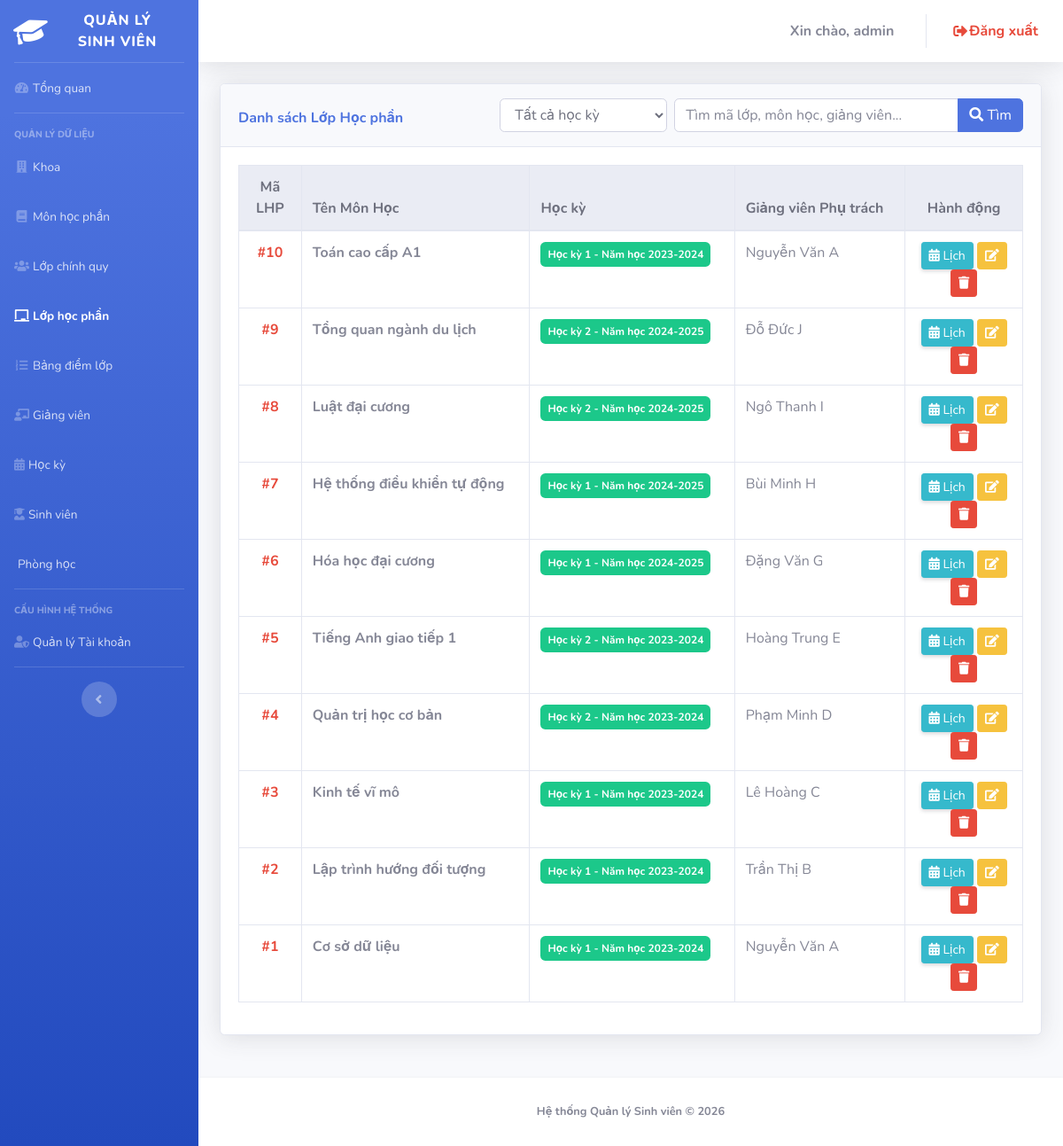
Screenshot of /admin/index.php?page=course_classes (signed in) with the database file from the repository.
### tables this page shows
CREATE TABLE `courseclasses` (
  `maLHP` int(11) NOT NULL,
  `maMH` varchar(20) NOT NULL,
  `maHK` varchar(20) NOT NULL,
  `maGV` varchar(20) NOT NULL,
  `isLocked` tinyint(1) DEFAULT 0
);

CREATE TABLE `courses` (
  `maMH` varchar(20) NOT NULL,
  `tenMH` varchar(100) NOT NULL,
  `soTinChi` int(11) DEFAULT 3,
  `maKhoa` varchar(20) NOT NULL
);

CREATE TABLE `semesters` (
  `maHK` varchar(20) NOT NULL,
  `tenHK` varchar(50) NOT NULL
);

CREATE TABLE `teachers` (
  `maGV` varchar(20) NOT NULL,
  `hoTenGV` varchar(100) NOT NULL,
  `email` varchar(100) DEFAULT NULL,
  `sdt` varchar(20) DEFAULT NULL
);

### admin/course_classes.php (the view, shortened to what this page needs)
<?php
$keyword = $_GET['keyword'] ?? '';
$limit = 10;
$p = isset($_GET['p']) ? (int) $_GET['p'] : 1;
$offset = (int) (($p - 1) * $limit);
$baseSelect = "SELECT cc.maLHP, cc.maMH, cc.maHK, cc.maGV,
                      c.tenMH, s.tenHK, t.hoTenGV
               FROM CourseClasses cc
               LEFT JOIN Courses c ON cc.maMH = c.maMH
               LEFT JOIN Semesters s ON cc.maHK = s.maHK
               LEFT JOIN Teachers t ON cc.maGV = t.maGV";
$params = [];
$whereString = "";
$sql = $baseSelect . $whereString . " ORDER BY cc.maLHP DESC LIMIT $limit OFFSET $offset";
$stmt = $pdo->prepare($sql);
$stmt->execute($params);
$courseClasses = $stmt->fetchAll();
?>
<div class="card shadow mb-4">
    <div class="card-header py-3 row align-items-center m-0">
        <div class="col-xl-4 col-lg-3 mt-2 px-0">
            <h6 class="font-weight-bold text-primary m-0">Danh sách Lớp Học phần</h6>
        </div>
        <div class="col-xl-8 col-lg-9 px-0">
            <form method="GET" action="index.php" class="mb-0 row no-gutters align-items-center">
                <div class="col-md-4 pr-md-2 mb-2 mb-md-0">
                    <select name="filter_hk" class="form-control" onchange="this.form.submit()">
                        <option value="">Tất cả học kỳ</option>
                    </select>
                </div>
                <div class="col-md-8">
                    <div class="input-group w-100">
                        <input type="text" name="keyword" class="form-control"
                            placeholder="Tìm mã lớp, môn học, giảng viên..." value="<?= htmlspecialchars($keyword) ?>">
                        <div class="input-group-append">
                            <button class="btn btn-primary" type="submit">
                                <i class="fas fa-search"></i> Tìm
                            </button>
                        </div>
                    </div>
                </div>
            </form>
        </div>
    </div>
    <div class="card-body">
        <div class="table-responsive">
            <table class="table table-bordered table-hover align-middle" width="100%" cellspacing="0">
                <thead class="thead-light">
                    <tr>
                        <th width="8%" class="text-center">Mã LHP</th>
                        <th>Tên Môn Học</th>
                        <th>Học kỳ</th>
                        <th>Giảng viên Phụ trách</th>
                        <th width="15%" class="text-center">Hành động</th>
                    </tr>
                </thead>
                <tbody>
                    <?php if (empty($courseClasses)): ?>
                        <tr>
                            <td colspan="5" class="text-center py-3">Không tìm thấy dữ liệu phù hợp</td>
                        </tr>
                    <?php else: ?>
                        <?php foreach ($courseClasses as $cc): ?>
                            <tr>
                                <td class="font-weight-bold text-danger text-center">#<?= htmlspecialchars($cc['maLHP']) ?></td>
                                <td class="font-weight-bold"><?= htmlspecialchars($cc['tenMH'] ?? '[Lỗi/Xóa]') ?></td>
                                <td><span
                                        class="badge badge-success p-2"><?= htmlspecialchars($cc['tenHK'] ?? '[Lỗi/Xóa]') ?></span>
                                </td>
                                <td><?= htmlspecialchars($cc['hoTenGV'] ?? '[Lỗi/Xóa]') ?></td>
                                <td class="text-center">
                                    <a href="index.php?page=course_class_detail&id=<?= htmlspecialchars($cc['maLHP']) ?>"
                                        class="btn btn-info btn-sm shadow-sm" title="Xếp lịch & Chi tiết">
                                        <i class="fas fa-calendar-alt"></i> Lịch
                                    </a>
                                    <button type="button" class="btn btn-warning btn-sm"
                                        onclick='openEditModal(<?= json_encode($cc, JSON_HEX_TAG | JSON_HEX_APOS | JSON_HEX_QUOT | JSON_HEX_AMP | JSON_UNESCAPED_UNICODE) ?>)'>
                                        <i class="fas fa-edit"></i>
                                    </button>
                                    <form method="POST" class="d-inline">
                                        <button type="submit" class="btn btn-danger btn-sm"
                                            onclick="return confirm('Xóa Lớp HP có thể ảnh hưởng tới điểm số SV đã đăng ký. Bạn chắc chắn?')">
                                            <i class="fas fa-trash"></i>
                                        </button>
                                    </form>
                                </td>
                            </tr>
                        <?php endforeach; ?>
                    <?php endif; ?>
                </tbody>
            </table>
        </div>
    </div>
</div>

### rows the page displays
courseclasses: maLHP "10", maMH.tenMH "Toán cao cấp A1", maHK.tenHK "Học kỳ 1 - Năm học 2023-2024", maGV.hoTenGV "Nguyễn Văn A"
courseclasses: maLHP "9", maMH.tenMH "Tổng quan ngành du lịch", maHK.tenHK "Học kỳ 2 - Năm học 2024-2025", maGV.hoTenGV "Đỗ Đức J"
courseclasses: maLHP "8", maMH.tenMH "Luật đại cương", maHK.tenHK "Học kỳ 2 - Năm học 2024-2025", maGV.hoTenGV "Ngô Thanh I"
courseclasses: maLHP "7", maMH.tenMH "Hệ thống điều khiển tự động", maHK.tenHK "Học kỳ 1 - Năm học 2024-2025", maGV.hoTenGV "Bùi Minh H"
courseclasses: maLHP "6", maMH.tenMH "Hóa học đại cương", maHK.tenHK "Học kỳ 1 - Năm học 2024-2025", maGV.hoTenGV "Đặng Văn G"
courseclasses: maLHP "5", maMH.tenMH "Tiếng Anh giao tiếp 1", maHK.tenHK "Học kỳ 2 - Năm học 2023-2024", maGV.hoTenGV "Hoàng Trung E"
courseclasses: maLHP "4", maMH.tenMH "Quản trị học cơ bản", maHK.tenHK "Học kỳ 2 - Năm học 2023-2024", maGV.hoTenGV "Phạm Minh D"
courseclasses: maLHP "3", maMH.tenMH "Kinh tế vĩ mô", maHK.tenHK "Học kỳ 1 - Năm học 2023-2024", maGV.hoTenGV "Lê Hoàng C"
courseclasses: maLHP "2", maMH.tenMH "Lập trình hướng đối tượng", maHK.tenHK "Học kỳ 1 - Năm học 2023-2024", maGV.hoTenGV "Trần Thị B"
courseclasses: maLHP "1", maMH.tenMH "Cơ sở dữ liệu", maHK.tenHK "Học kỳ 1 - Năm học 2023-2024", maGV.hoTenGV "Nguyễn Văn A"

### other values shown
$_SESSION['user']['username'] "admin"
